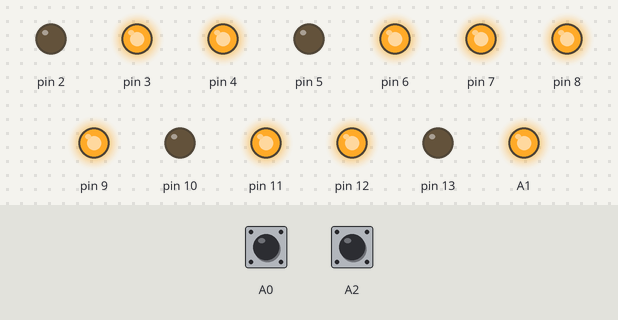
Bench run of a sketch on a simulated Arduino Uno, built with avr-gcc and run on an emulated ATmega328P. Shown: output pins drawn as LEDs (lit = HIGH). The test bench sets the inputs (shaded band); at power-on: A0 HIGH, A2 HIGH. Pins used as bus, display or sensor lines are not drawn; what the sketch prints to the serial monitor is not drawn.

Above: at 0.1 s.
At 19.07 s:
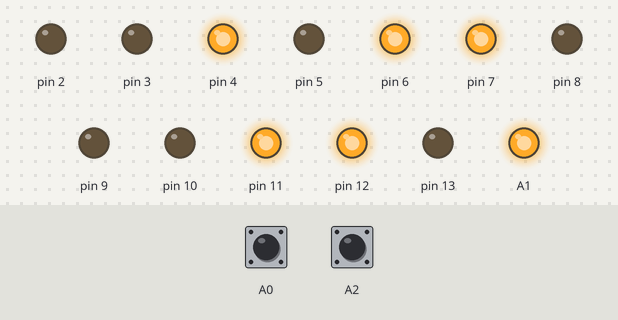
At 38.17 s:
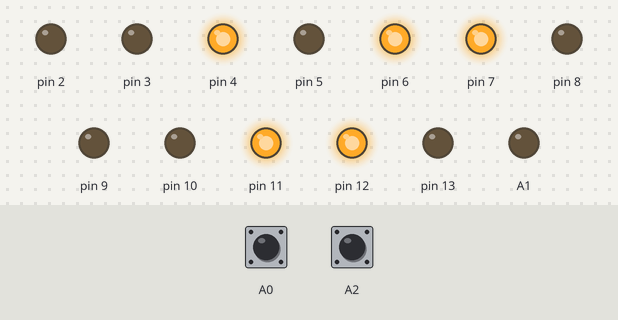
Timing chart, 0 to 39.8 s (numbered marks = the images above):
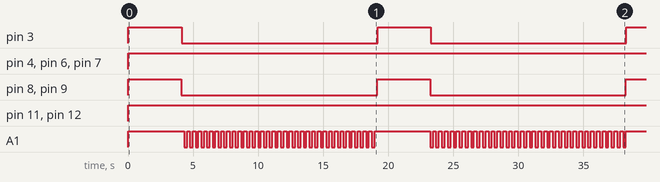

Measured:
- by itself, pin 3, pin 8, pin 9: alternates HIGH for 4.1 s and LOW for 15.1 s
- by itself, pin 4, pin 6, pin 7: LOW → HIGH at 0.00 s
- by itself, pin 11, pin 12: LOW → HIGH at 0.03 s
- by itself, A1: goes HIGH 4.3 s, 33 × (LOW 0.22 s, HIGH 0.22 s), LOW 0.22 s, HIGH 4.3 s, 33 × (LOW 0.22 s, HIGH 0.22 s), LOW 0.22 s, then HIGH

The sketch:

arduino-drink-maker.ino
```cpp
#include "drink_fsm.h"

Drink rumncoke = {
    1,   // motor1pin1
    2,   // motor1pin2
    3,   // motor1pinSP
    4,   // motor2pin1
    5,   // motor2pin2
    6,   //motor2pinsp
    7,   // LED
    A0,  // button
    OFF, // initial state
    0,   // initial timer
    0,   // initial counter
    4000, // bothTime
    15000, // mixerTime
    LOW,    // lastButtonState;
    false    // fsmButtonTrigger;
};


Drink gintonic = {
    8,   // motor1pin1
    10,   // motor1pin2
    9,   // motor1pinSP
    12,   // motor2pin1
    13,   // motor2pin2
    11,   //motor2pinsp
    A1,   // LED
    A2, //button
    OFF, // initial state
    0,   // initial timer
    0,   // initial counter
    4000, // bothTime
    15000, // mixerTime
    LOW,    // lastButtonState;
    false    // fsmButtonTrigger;
};

void setup() {
  // put your setup code here, to run once:
  pinMode(rumncoke.motor1Pin1, OUTPUT);
  pinMode(rumncoke.motor1Pin2, OUTPUT);
  pinMode(rumncoke.motor2Pin1, OUTPUT);
  pinMode(rumncoke.motor2Pin2, OUTPUT);

  pinMode(rumncoke.motor1PinSP, OUTPUT);
  pinMode(rumncoke.motor2PinSP, OUTPUT);
  pinMode(rumncoke.buttonPin, INPUT_PULLUP);
  pinMode(rumncoke.ledPin, OUTPUT);

  pinMode(gintonic.motor1Pin1, OUTPUT);
  pinMode(gintonic.motor1Pin2, OUTPUT);
  pinMode(gintonic.motor2Pin1, OUTPUT);
  pinMode(gintonic.motor2Pin2, OUTPUT);

  pinMode(gintonic.motor1PinSP, OUTPUT);
  pinMode(gintonic.motor2PinSP, OUTPUT);
  pinMode(gintonic.buttonPin, INPUT_PULLUP);
  pinMode(gintonic.ledPin, OUTPUT);

  rumncoke.dispenserState = OFF;
  analogWrite(rumncoke.motor1PinSP, 255);
  analogWrite(rumncoke.motor2PinSP, 255);

  Serial.begin(9600);

}


void loop()
{
  detect_button(rumncoke);
  make_drink(rumncoke);
  detect_button(gintonic);
  make_drink(gintonic);

}
```

drink_fsm.cpp
```cpp
#include <Arduino.h>
#include "drink_fsm.h"
#include "features.h"


void stop_motor(int pin1, int pin2, int pinSp) {
    digitalWrite(pin1, LOW);
    digitalWrite(pin2, LOW);
    analogWrite(pinSp, 0);
}

void run_motor(int pin1, int pin2, int pinSp) {
    digitalWrite(pin1, HIGH);
    digitalWrite(pin2, LOW);
    analogWrite(pinSp, 255);
}


bool detect_button(Drink &drink) {
    bool currentState = digitalRead(drink.buttonPin);
    bool pressed = false;
    if (currentState == HIGH && drink.lastButtonState == LOW) {
        pressed = true;
        drink.fsmButtonTrigger = true;
    }
    drink.lastButtonState = currentState;
    return pressed;
}


void make_drink(Drink &drink){
 switch (drink.dispenserState){
    case OFF:
        led_off(drink.ledPin);
        stop_motor(drink.motor1Pin1, drink.motor1Pin2, drink.motor1PinSP);
        stop_motor(drink.motor2Pin1, drink.motor2Pin2, drink.motor2PinSP);

        if (drink.fsmButtonTrigger) {
            drink.timer = millis();          // start timer
            drink.dispenserState = BOTH;
            drink.fsmButtonTrigger = false;  // consume trigger
        }
        break;
   case BOTH:
     run_motor(drink.motor1Pin1, drink.motor1Pin2, drink.motor1PinSP);
     run_motor(drink.motor2Pin1, drink.motor2Pin2, drink.motor2PinSP);
     led_on(drink.ledPin);
     if (millis()-drink.timer >= drink.bothTime){
       drink.timer = millis();
       drink.dispenserState = MIXER;
     }
     else{
       drink.dispenserState = BOTH;
     }
     break;
   case MIXER:
     stop_motor(drink.motor1Pin1, drink.motor1Pin2, drink.motor1PinSP);
     run_motor(drink.motor2Pin1, drink.motor2Pin2, drink.motor2PinSP);
     blinky_light(drink.ledPin);
     if (millis()-drink.timer >= drink.mixerTime){
       drink.counter++;
       drink.timer = millis();
       if (drink.counter>4){
         drink.dispenserState = OFF;
         drink.counter = 0;
         stop_motor(drink.motor1Pin1, drink.motor1Pin2, drink.motor1PinSP);
         stop_motor(drink.motor2Pin1, drink.motor2Pin2, drink.motor2PinSP);
     }
       else{
         drink.dispenserState = BOTH;
       }

     }
     else{
       drink.dispenserState = MIXER;
     }
     break;

   }
    Serial.print("State: ");
    Serial.print(drink.dispenserState);
    Serial.print(", counter: ");
    Serial.print(drink.counter);
    Serial.print(", timer: ");
    Serial.println(drink.timer);
}
```

drink_fsm.h
```cpp
#include <Arduino.h>

enum DispenserState {
OFF,
BOTH,
MIXER
};


typedef struct
{
    int motor1Pin1;
    int motor1Pin2;
    int motor1PinSP;
    int motor2Pin1;
    int motor2Pin2;
    int motor2PinSP;
    int ledPin;
    int buttonPin;
    DispenserState dispenserState;
    unsigned long timer;
    int counter;
    const unsigned long bothTime;
    const unsigned long mixerTime;
    bool lastButtonState;
    bool fsmButtonTrigger;
} Drink;


void stop_motor(int pin1, int pin2);
void run_motor(int pin1, int pin2);


void make_drink(Drink &drink);
bool detect_button(Drink &drink);
// bool get_fsm_on();
```

features.cpp
```cpp
#include <Arduino.h>

void led_off(int ledPin){
    digitalWrite(ledPin, LOW);
}

void led_on(int ledPin){
    digitalWrite(ledPin, HIGH);
}

void blinky_light(int ledPin){
  static const unsigned int blinkTime = 200;
  static unsigned long nextblinkTime = 0;
  static bool lastlightState = false;
  if (nextblinkTime <= millis()){
    lastlightState = !lastlightState;
    if (lastlightState){
      digitalWrite(ledPin, HIGH);
    }
    else{
      digitalWrite(ledPin,LOW);
    }
    nextblinkTime = millis() + blinkTime;
  }


}
```

features.h
```cpp
#include <Arduino.h>
struct Timer{
    unsigned long interval;
    unsigned long nextTime;
    bool state;
};
void blinky_light(int ledPin);
void led_off(int ledPin);
void led_on(int ledPin);
```
